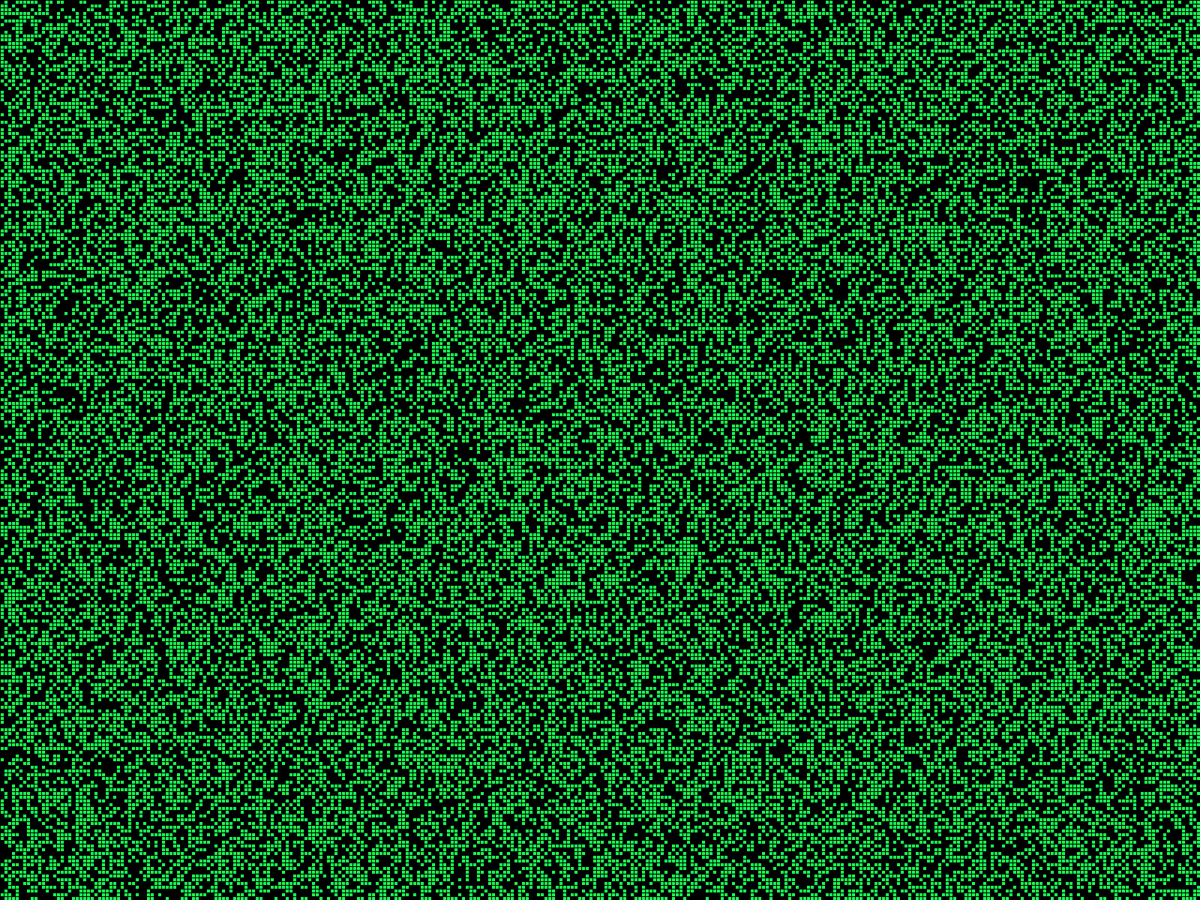
Frame 1 (no input)
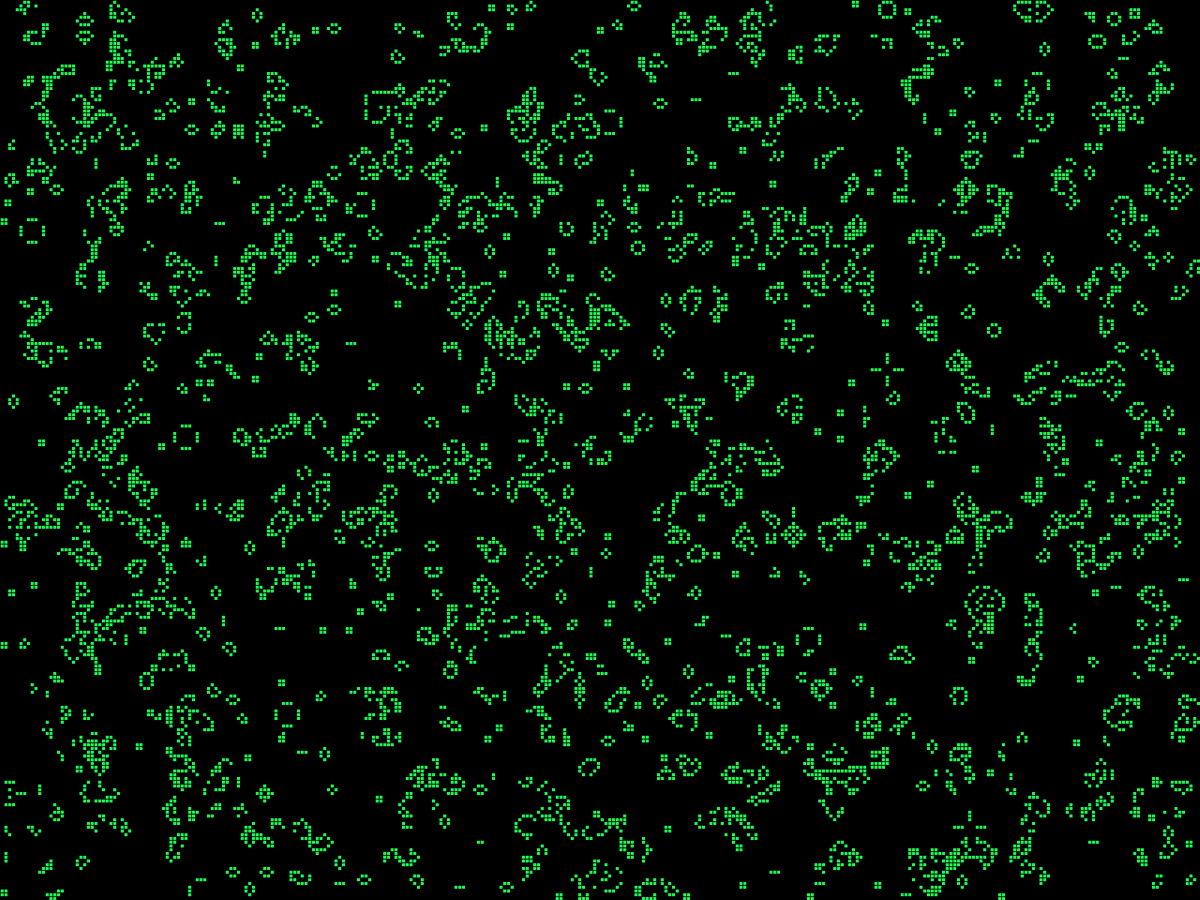
Frame 60 (the mouse pressed at the canvas centre just before this capture)
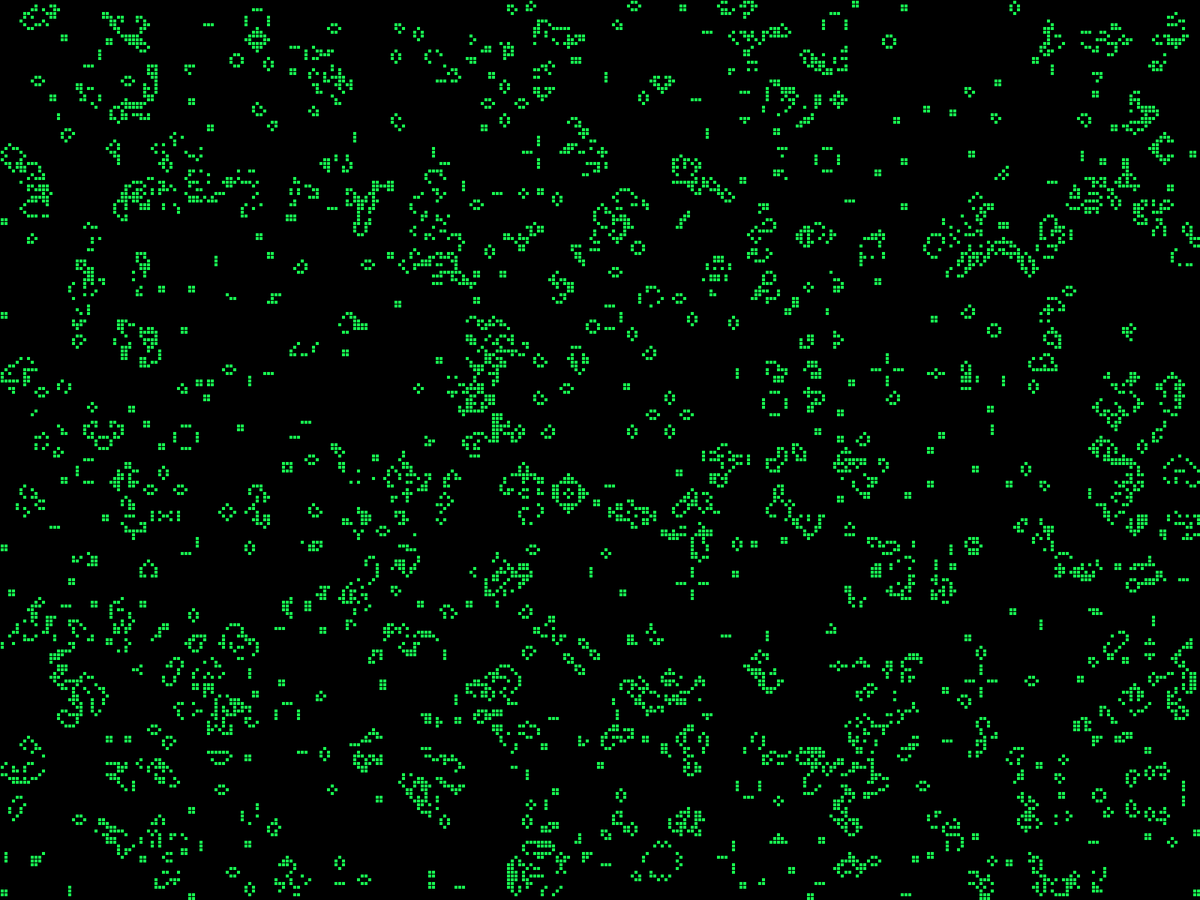
Frame 120 (the mouse held since frame 60 and released just before this capture)

The Processing sketch that drew these frames (run headless with seeded random() and noise(); from frame 60 on, the mouse is pressed at the canvas centre):

// Processing sketch: lifegame
// ── lifegame.pde
LifeGame lifegame = new LifeGame(5);

void setup() {
    fullScreen();
    lifegame.setup();
}

void draw() {
    lifegame.draw();
}
// ── lib.pde
public class LifeGame {
    public int cell_size, row_num, col_num;
    public color alive_color, dead_color;
    public boolean[][] cells, new_cells;

    boolean randBool() {
        int i = round(random(10));
        return (i % 2 == 1);
    }

    public LifeGame(int cell_size, color alive_color, color dead_color) {
        this.cell_size = cell_size;
        this.alive_color = alive_color;
        this.dead_color = dead_color;
    }

    public LifeGame(int cell_size, color alive_color) {
        this(cell_size, alive_color, #000000);
    }

    public LifeGame(int cell_size) {
        this(cell_size, #17FF50, #000000);
    }

    public LifeGame() {
        this(20, #17FF50, #000000);
    }

    public void setup() {
        this.row_num = round(height / this.cell_size);
        this.col_num = round(width / this.cell_size);
        this.cells = new boolean[this.row_num][this.col_num];
        this.new_cells = new boolean[this.row_num][this.col_num];
        for (int r=0; r<this.row_num; r++) {
            for(int c=0; c<this.col_num; c++) {
                this.cells[r][c] = this.randBool();
                this.new_cells[r][c] = false;
            }
        }
    }

    public void draw() {
        background(this.dead_color);
        fill(this.alive_color);
        for(int r=0; r<this.row_num; r++) {
            for(int c=0; c<this.col_num; c++) {
                if(this.cells[r][c]) {
                    rect(c * this.cell_size, r * this.cell_size, this.cell_size, this.cell_size);
                }
                int alive_count = this.aliveCount(r, c);
                if(alive_count == 3) {
                    this.new_cells[r][c] = true;
                } else if(alive_count == 2) {
                    this.new_cells[r][c] = this.cells[r][c];
                } else {
                    this.new_cells[r][c] = false;
                }
            }
        }
        for(int r=0; r<this.row_num; r++) {
            for(int c=0; c<this.col_num; c++) {
                this.cells[r][c] = this.new_cells[r][c];
            }
        }
        if((frameCount % 60) == 0) {
            println(frameRate);
        }
    }

    private boolean getCell(int row, int col) {
        boolean cell;
        try {
            cell = this.cells[row][col];
        } catch(Exception e) {
            cell = false;
        }
        return cell;
    }

    private int aliveCount(int r, int c) {
        int order[][] = {
            {r - 1, c - 1}, {r - 1, c}, {r - 1, c + 1},
            {r, c - 1}, {r, c + 1},
            {r + 1, c - 1}, {r + 1, c}, {r + 1, c + 1}
        }, count = 0;
        for(int[] l : order) {
            count += this.getCell(l[0], l[1])?1:0;
        }
        return count;
    }
}
